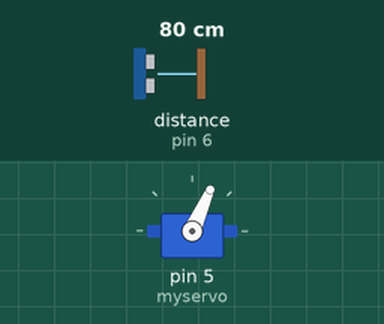
Simulated run of this sketch. Board: Arduino Leonardo, built with avr-gcc and run on an emulated ATmega32U4. On the bench: servo. The test bench sets the inputs (shaded band); at power-on: distance to the obstacle (sensor on pin 6) 80 cm. The echo pulse lasts 58.3 µs per cm; what the sketch prints to the serial monitor is not drawn.

Above: at 1.3 s.
1.4 s: distance to the obstacle (sensor on pin 6) set to 18 cm
At 1.86 s:
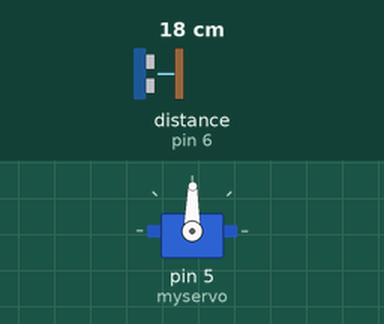
4.4 s: distance to the obstacle (sensor on pin 6) set to 35 cm
At 6.2 s:
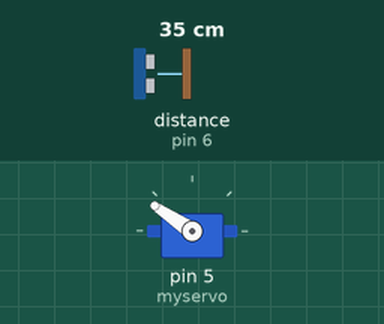
7.4 s: distance to the obstacle (sensor on pin 6) set to 9 cm
At 8.7 s:
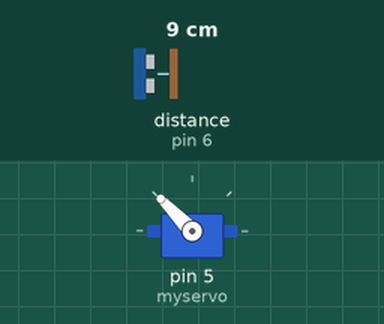
Timing chart, 0 to 23.5 s (numbered marks = the images above; inputs shaded):
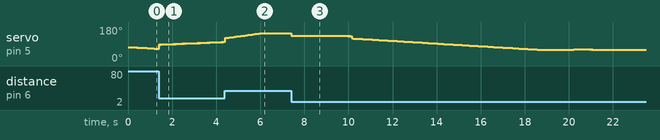

The sketch:

Tarea.ino
```cpp
// Basic demo for accelerometer readings from Adafruit MPU6050

#include <NewPing.h>
#include <Wire.h>
#include <Servo.h>

#define PERIOD 20000  // período correspondiente a una frecuencia de 50Hz
#define ALPHA 0.1f
#define MIN_SERVO_US 550     // 0° de rotación del servo
#define MAX_SERVO_US 2470    // 180° de rotación del servo
#define MIN_SERVO_ANGLE 60   // Ángulo mínimo del servo que admite la planta
#define MAX_SERVO_ANGLE 150  // Ángulo máximo del servo que admite la planta
#define SERVO_OFFSET 1.5     // Offset de la IMU respecto del servo
#define TRIGGER_PIN  7
#define ECHO_PIN     6
#define MAX_DISTANCE 200
#define SOUND_SPEED 340.29f
#define DISTANCE_OFFSET 15.38f

Servo myservo;
NewPing sonar(TRIGGER_PIN, ECHO_PIN, MAX_DISTANCE);

unsigned long t1;
int counter = 0;
float value = 90;

float theta_g1 = 0;
float theta_g = 0;
float theta_a = 0;
float theta = 0;

float ek1 = 0;
float eac1 = 0;
float position_ref = -5;
float T = 0.02;
float k0 = 3.2;
float kp = k0*0.4;
float ki = k0*0.2;
float kd = kp*0.0001;
float ik1 = 0;
float dk1 = 0;

void setup(void) {
  Serial.begin(115200);
  while (!Serial)
    delay(10);  // will pause Zero, Leonardo, etc until serial console opens

  delay(100);
  myservo.attach(5);
}

void loop() {
  t1 = micros();

  unsigned int time = sonar.ping(40);
  float position = (((time * SOUND_SPEED) / 10000) / 2) - DISTANCE_OFFSET;

  if (counter == 500) {
    counter = 0;
    if (position_ref == -5) {
      position_ref = 5;
    } else {
      position_ref = -5;
    }
  } else {
    counter++;
  }

  // Calcular error
  float ek = position_ref - position;

  // Bilineal
  float uk = kp * ek + ki*(ik1 + T*ek/2 + T*ek1/2) + kd*(2*(ek - ek1)/T - dk1);
  dk1 = 2*(ek - ek1)/T - dk1;
  ik1 = ik1 + ek*T/2 + ek1*T/2;

  // Backwards
  //float uk = kp * ek + ki*(eac1 + T*ek) + kd*(ek - ek1)/T;
  //eac1 = eac1 + T*ek;

  // Actualizar error
  ek1 = ek;

  writeServo(-uk);
  //matlab_send(position);
  Serial.println(position_ref);

  while (micros() < t1 + PERIOD) {};
}

void writeServo(float angle) {
  float value = angle - SERVO_OFFSET + 90;

  if (value < MIN_SERVO_ANGLE) {
    value = MIN_SERVO_ANGLE;
  }
  if (value > MAX_SERVO_ANGLE) {
    value = MAX_SERVO_ANGLE;
  }

  float valueMicros = value * ((MAX_SERVO_US - MIN_SERVO_US) / 180) + MIN_SERVO_US;
  myservo.writeMicroseconds(valueMicros);
}

void matlab_send(float dato1) {
  Serial.write("abcd");
  byte *b1 = (byte *)&dato1;
  Serial.write(b1, 4);
  //etc con mas datos tipo float. Tambien podría pasarse como parámetro a esta funcion un array de floats.
}
```
